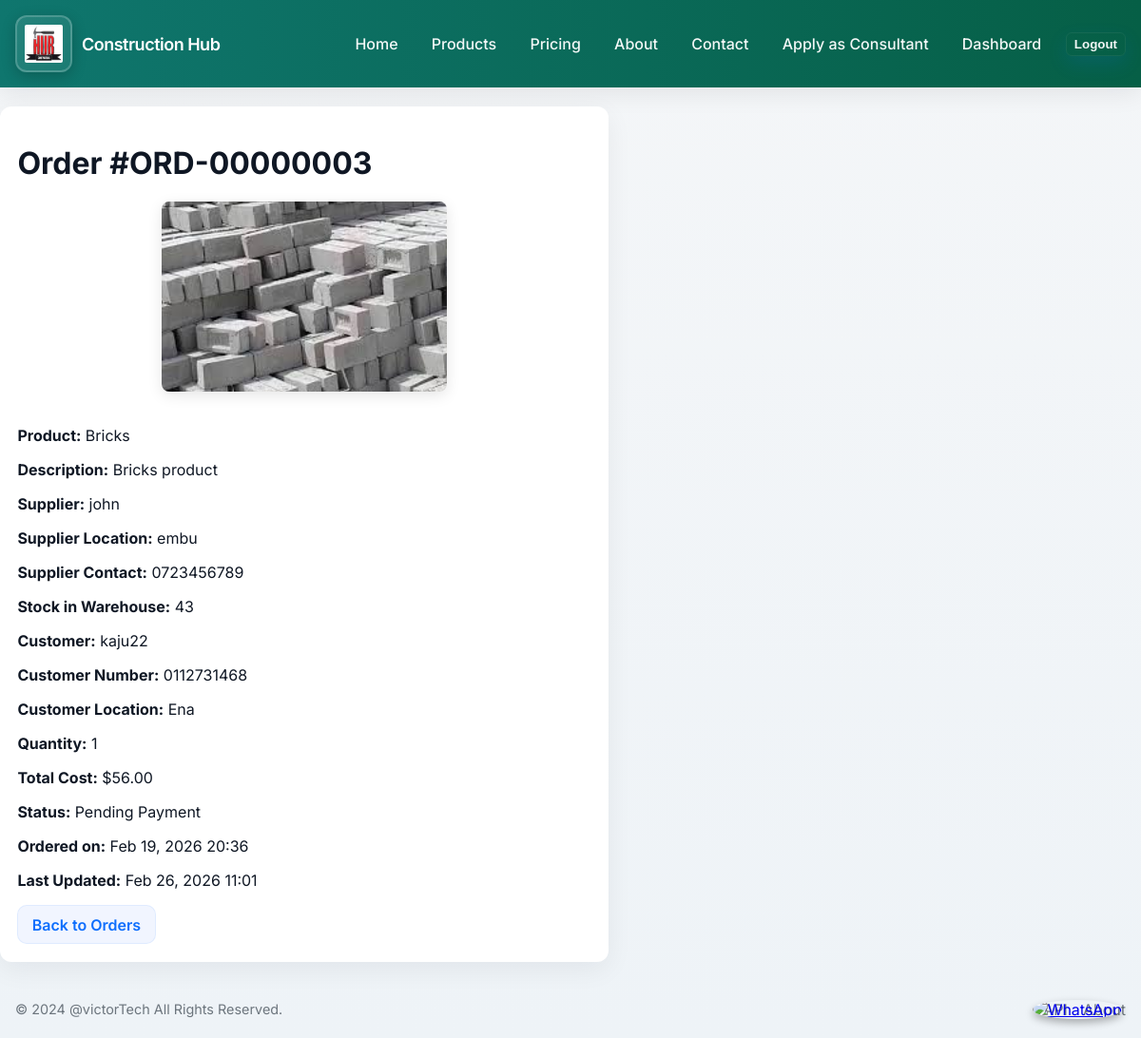
The app's page /orders/orders/3/ (signed in) with its own data.
### apps/orders/models.py (models this page shows, shortened)
class Order(models.Model):
    customer = models.ForeignKey(settings.AUTH_USER_MODEL, on_delete=models.CASCADE, related_name='orders', null=True, blank=True)
    ordering_supplier = models.ForeignKey(settings.AUTH_USER_MODEL, on_delete=models.SET_NULL, related_name='supplier_orders', null=True, blank=True, help_text="Supplier who created this order")
    product = models.ForeignKey(Product, on_delete=models.CASCADE, related_name='orders', null=True, blank=True)
    quantity = models.PositiveIntegerField(default=1)
    price = models.DecimalField(max_digits=10, decimal_places=2, null=True, blank=True, help_text="Price per unit in KSH at time of order")
    order_number = models.CharField(max_length=50, unique=True, blank=True, null=True)
    customer_name = models.CharField(max_length=255, blank=True)
    customer_number = models.CharField(max_length=15, blank=True)
    customer_location = models.CharField(max_length=255, blank=True)
    created_at = models.DateTimeField(auto_now_add=True)
    updated_at = models.DateTimeField(auto_now=True)
    status = models.CharField(max_length=30, choices=[
        ('saved', 'Saved'),
        ('pending_payment', 'Pending Payment'),
        ('paid', 'Paid'),
        ('shipped', 'Shipped'),
        ('complete_waiting_transport', 'Complete Waiting for Transport'),
        ('completed', 'Completed'),
        ('canceled', 'Canceled'),
    ], default='saved')
    order_image = models.ImageField(upload_to='order_images/', blank=True, null=True, help_text="Image uploaded by supplier when creating order")
    plan_type = models.CharField(max_length=50, blank=True, null=True, help_text="Type of architectural plan purchased (2_bedroom, 3_bedroom)")
    mpesa_phone_number = models.CharField(max_length=15, blank=True, null=True, help_text="Customer's M-Pesa phone number")
    mpesa_transaction_id = models.CharField(max_length=50, blank=True, null=True, help_text="M-Pesa transaction ID")
    mpesa_checkout_request_id = models.CharField(max_length=50, blank=True, null=True, help_text="M-Pesa checkout request ID")
    payment_status = models.CharField(max_length=20, choices=[
        ('pending', 'Pending'),
        ('completed', 'Completed'),
        ('failed', 'Failed'),
        ('cancelled', 'Cancelled'),
    ], default='pending', help_text="M-Pesa payment status")
    payment_initiated_at = models.DateTimeField(blank=True, null=True, help_text="When payment was initiated")
    payment_completed_at = models.DateTimeField(blank=True, null=True, help_text="When payment was completed")
    offer = models.CharField(max_length=50, blank=True, null=True, choices=[
        ('', 'No Offer'),
        ('free_delivery', 'Free Delivery'),
        ('10_percent_discount', '10% Discount'),
    ], help_text="Special offer applied to this order")
    @property
    def total_cost(self):
        unit_price = self.price if self.price else (self.product.cost if self.product else 0)
        total = unit_price * self.quantity
        if self.offer and '10_percent' in str(self.offer):
            discount_amount = total * Decimal('0.10')
            total = total - discount_amount
        return total

### apps/products/models.py (models this page shows, shortened)
class Product(models.Model):
    CATEGORY_CHOICES = [
        ('cement', 'Cement & Concrete'),
        ('steel', 'Steel & Metals'),
        ('wood', 'Wood & Timber'),
        ('electrical', 'Electrical'),
        ('plumbing', 'Plumbing'),
        ('tools', 'Tools & Equipment'),
        ('other', 'Other'),
    ]
    name = models.CharField(max_length=255)
    description = models.TextField()
    category = models.CharField(max_length=20, choices=CATEGORY_CHOICES, default='other')
    image_url = models.URLField(blank=True, null=True)
    cost = models.DecimalField(max_digits=10, decimal_places=2)
    quality = models.CharField(max_length=50, choices=[
        ('standard', 'Standard'),
        ('premium', 'Premium'),
        ('high_end', 'High-End'),
    ], default='standard', help_text="Quality level of the product")
    location = models.CharField(max_length=255)
    available_quantity = models.PositiveIntegerField(default=0)
    supplier = models.ForeignKey(Supplier, on_delete=models.CASCADE, related_name='products_from_products_app')
    offer = models.CharField(max_length=50, blank=True, null=True, choices=[
        ('', 'No Offer'),
        ('free_delivery', 'Free Delivery'),
        ('10_percent_discount', '10% Discount'),
    ], help_text="Special offer applied to this product")

### apps/suppliers/models.py (models this page shows, shortened)
class Supplier(models.Model):
    user = models.OneToOneField(settings.AUTH_USER_MODEL, on_delete=models.CASCADE)
    company_name = models.CharField(max_length=255, blank=True)
    location = models.CharField(max_length=255, blank=True)
    contact_number = models.CharField(max_length=15, blank=True)
    consultation_fee = models.DecimalField(max_digits=8, decimal_places=2, default=0.00)

### apps/accounts/models.py (models this page shows, shortened)
class CustomUser(AbstractUser):
    USER_TYPES = [
        ('customer', 'Customer'),
        ('supplier', 'Supplier'),
        ('consultant', 'Consultant'),
        ('admin', 'Admin'),
    ]
    user_type = models.CharField(max_length=20, choices=USER_TYPES, default='customer')
    phone_number = models.CharField(max_length=15, blank=True, null=True)
    company_name = models.CharField(max_length=255, blank=True, null=True)
    location = models.CharField(max_length=255, blank=True, null=True)
    @property
    def is_supplier(self):
        return self.user_type == 'supplier'
    @property
    def is_consultant(self):
        return self.user_type == 'consultant'

### apps/orders/views.py (the view)
# urls.py: path('orders/<int:order_id>/', views.order_detail, name='order_detail'),
@login_required
def order_detail(request, order_id):
    order = get_object_or_404(Order, id=order_id, customer=request.user)
    context = {
        'order': order,
    }
    return render(request, 'orders/order_detail.html', context)

### templates/orders/order_detail.html (shortened to what this page needs)
{% extends "base.html" %}
{% block content %}
<div class="form-card">
    <h1>Order #{{ order.order_number|default:order.id }}</h1>
    <div style="text-align: center; margin-bottom: 2rem;">
        {% if order.product.image_url %}
            <img src="{{ order.product.image_url }}" alt="{{ order.product.name }}" style="width: 100%; max-width: 300px; height: 200px; object-fit: cover; border-radius: 8px; box-shadow: 0 4px 15px rgba(0,0,0,0.1);">
        {% else %}
            <div style="width: 100%; max-width: 300px; height: 200px; background: linear-gradient(135deg, #ff7f31, #ff9a5e); border-radius: 8px; display: flex; align-items: center; justify-content: center; font-size: 3rem; box-shadow: 0 4px 15px rgba(0,0,0,0.1);">📦</div>
        {% endif %}
    </div>
    <p><strong>Product:</strong> {{ order.product.name }}</p>
    <p><strong>Description:</strong> {{ order.product.description }}</p>
    {% if not user.is_supplier %}
        <p><strong>Supplier:</strong> {{ order.product.supplier.company_name }}</p>
        <p><strong>Supplier Location:</strong> {{ order.product.supplier.location }}</p>
        <p><strong>Supplier Contact:</strong> {{ order.product.supplier.contact_number }}</p>
        <p><strong>Stock in Warehouse:</strong> {{ order.product.available_quantity }}</p>
    {% endif %}
    <p><strong>Customer:</strong> {% if order.customer %}{{ order.customer.get_full_name|default:order.customer.username }}{% else %}{{ order.customer_name }}{% endif %}</p>
    <p><strong>Customer Number:</strong> {{ order.customer_number }}</p>
    <p><strong>Customer Location:</strong> {{ order.customer_location }}</p>
    <p><strong>Quantity:</strong> {{ order.quantity }}</p>
    <p><strong>Total Cost:</strong> ${{ order.total_cost }}</p>
    <p><strong>Status:</strong> {{ order.get_status_display }}</p>
    <p><strong>Ordered on:</strong> {{ order.created_at|date:"M d, Y H:i" }}</p>
    {% if order.updated_at %}
        <p><strong>Last Updated:</strong> {{ order.updated_at|date:"M d, Y H:i" }}</p>
    {% endif %}
    <a class="btn secondary" href="{% url 'orders:order_list' %}">Back to Orders</a>
</div>
{% endblock %}

### static/css/styles.css (style rules this page uses)
:root { --bg:#f4f6f8; --accent:#0d6efd; --muted:#6c757d; --card:#ffffff; --success:#2e7d32; }
* { box-sizing:border-box }
body { font-family: 'Inter', Roboto, 'Helvetica Neue', Arial, sans-serif; margin: 0; padding: 0; background: linear-gradient(180deg,var(--bg),#eef3f7); color: #0f1724; }
.btn { display: inline-block; background: var(--accent); color: #fff; padding: 0.6rem 0.9rem; border-radius: 10px; text-decoration: none; border: none; cursor: pointer; box-shadow: 0 8px 20px rgba(13,110,253,0.14); font-weight:600 }
.btn.secondary { background:#f1f5ff; color:var(--accent); box-shadow:none; border:1px solid rgba(13,110,253,0.08) }
.form-card { background:var(--card); padding:1.15rem; border-radius:12px; box-shadow: 0 8px 28px rgba(15,23,42,0.06); max-width:640px }

### records on screen
Order: order_number "ORD-00000003", product.image_url (picture), product.name "Bricks", product.description "Bricks product", product.supplier.company_name "john", product.supplier.location "embu", product.supplier.contact_number "0723456789", product.available_quantity "43", customer.get_full_name "kaju22", customer_number "0112731468", customer_location "Ena", quantity "1", total_cost "56.00", status "Pending Payment", created_at "Feb 19, 2026 20:36", updated_at "Feb 26, 2026 11:01"
